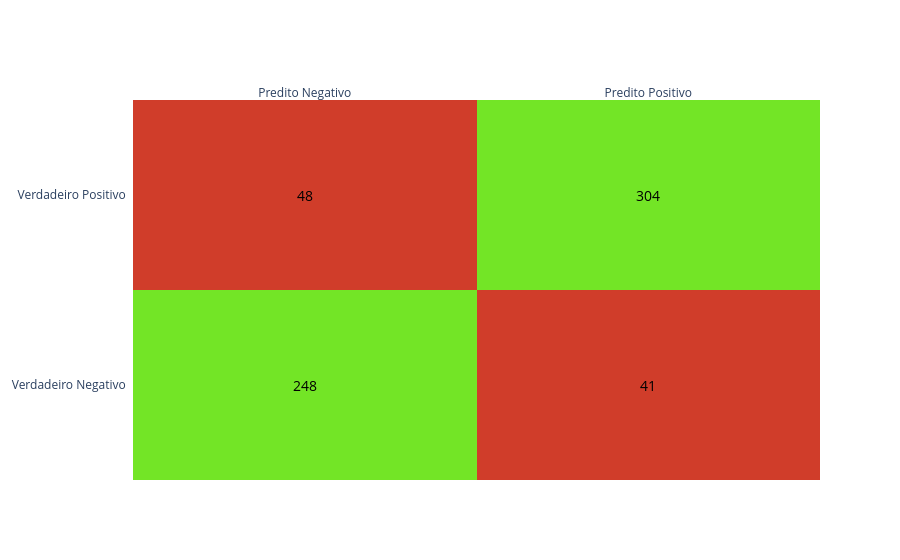

Notebook source saved alongside this figure:
### Code cell
z = matriz_confusao_treino_nb

z_mask = [[1 if i == j else 0 for j in range(z.shape[1])] for i in range(z.shape[0])]
# Use the actual confusion numbers as annotation text
annot = z.astype(str).tolist()
# Colors: errors -> red, correct -> green
colorscale = [[0, "#d03d2a"], [1, "#73e526"]]

fig = ff.create_annotated_heatmap(
   z=z_mask,
   annotation_text=annot,
   x=x,
   y=y,
   colorscale=colorscale,
   showscale=False
)
# Make annotation text white for readability on colored cells
for a in fig.layout.annotations:
   a.font = dict(color='black', size=14)
   
fig.show()

### Figure 1 — Plotly figure (JSON) as saved in the notebook; plotly's stock layout.template omitted (floating-point values rounded to 4 significant figures)
{"data": [{"colorscale": [[0, "#d03d2a"], [1, "#73e526"]], "reversescale": false, "showscale": false, "type": "heatmap", "x": ["Predito Negativo", "Predito Positivo"], "y": ["Verdadeiro Negativo", "Verdadeiro Positivo"], "z": [[1, 0], [0, 1]]}], "layout": {"annotations": [{"font": {"color": "black", "size": 14}, "showarrow": false, "text": "248", "x": "Predito Negativo", "xref": "x", "y": "Verdadeiro Negativo", "yref": "y"}, {"font": {"color": "black", "size": 14}, "showarrow": false, "text": "41", "x": "Predito Positivo", "xref": "x", "y": "Verdadeiro Negativo", "yref": "y"}, {"font": {"color": "black", "size": 14}, "showarrow": false, "text": "48", "x": "Predito Negativo", "xref": "x", "y": "Verdadeiro Positivo", "yref": "y"}, {"font": {"color": "black", "size": 14}, "showarrow": false, "text": "304", "x": "Predito Positivo", "xref": "x", "y": "Verdadeiro Positivo", "yref": "y"}], "xaxis": {"dtick": 1, "gridcolor": "rgb(0, 0, 0)", "side": "top", "ticks": ""}, "yaxis": {"dtick": 1, "ticks": "", "ticksuffix": "  "}}}
